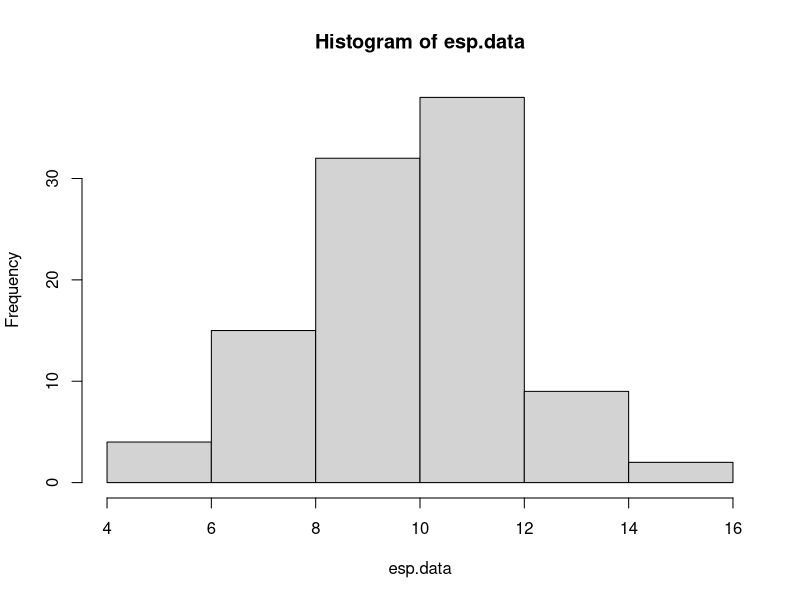
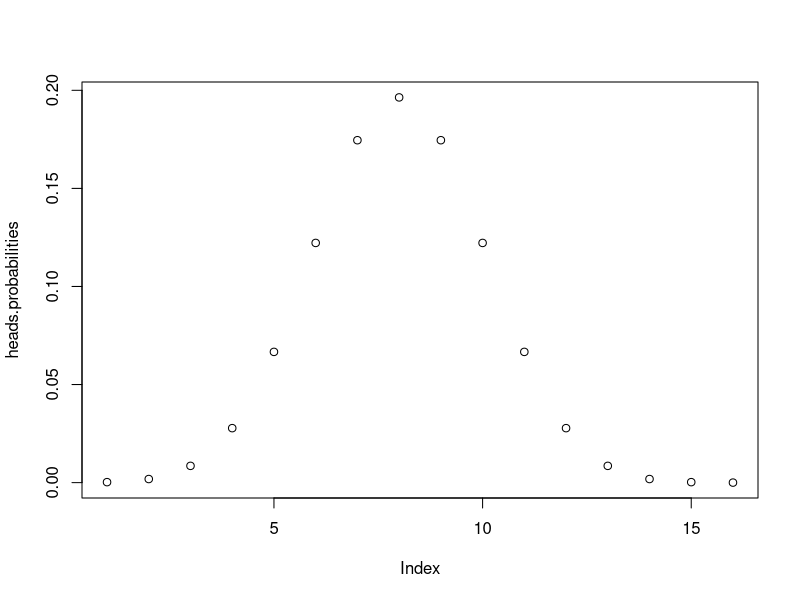
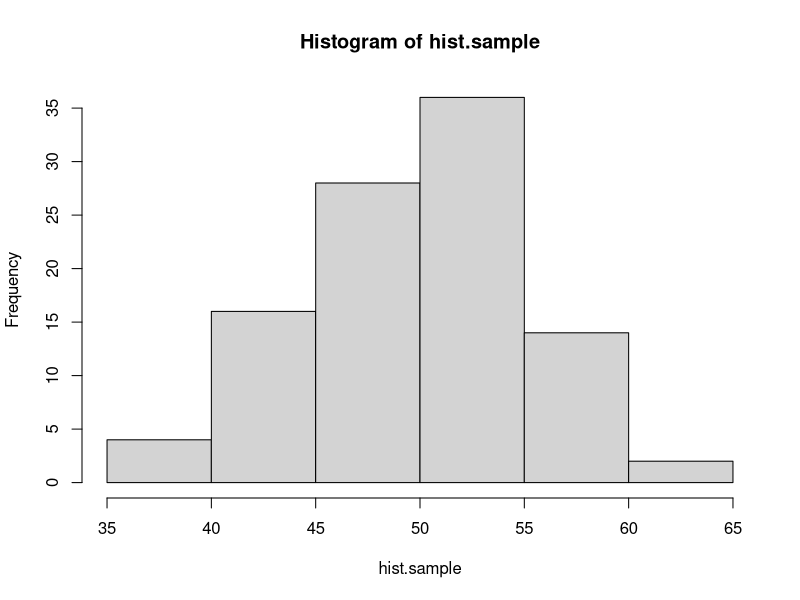
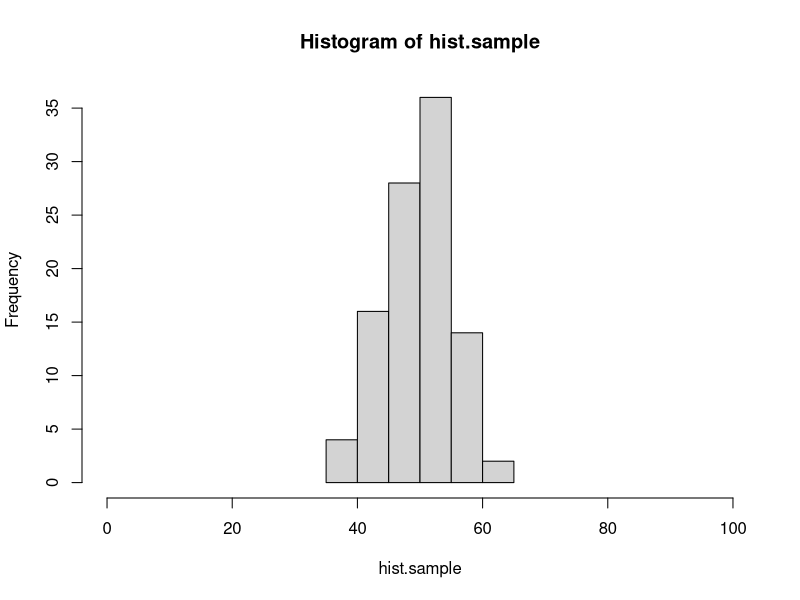
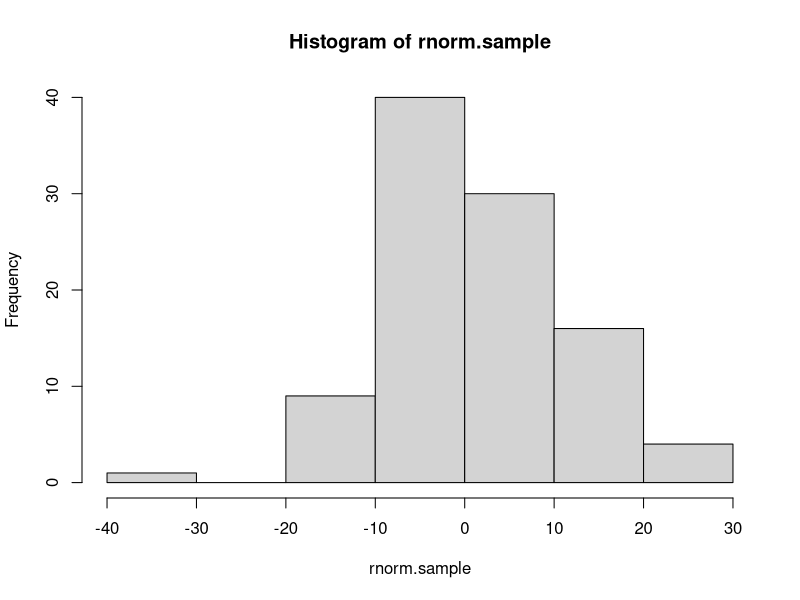
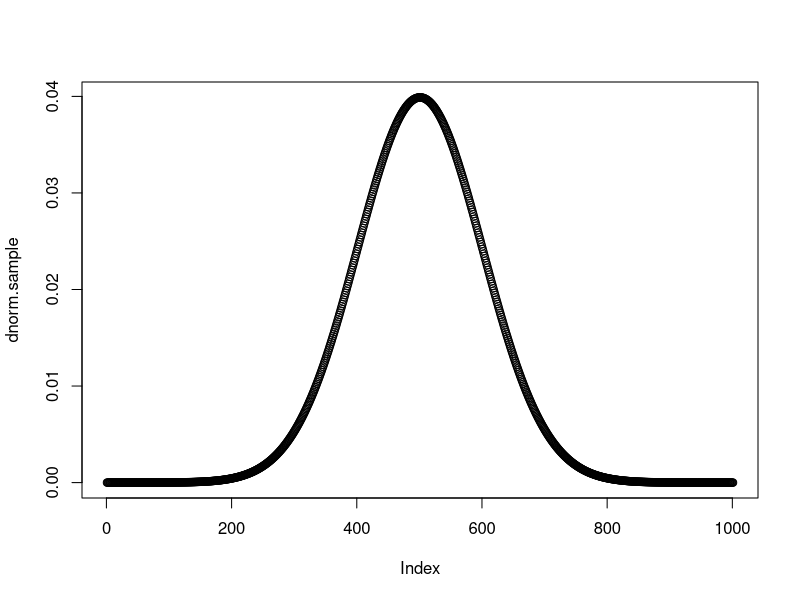
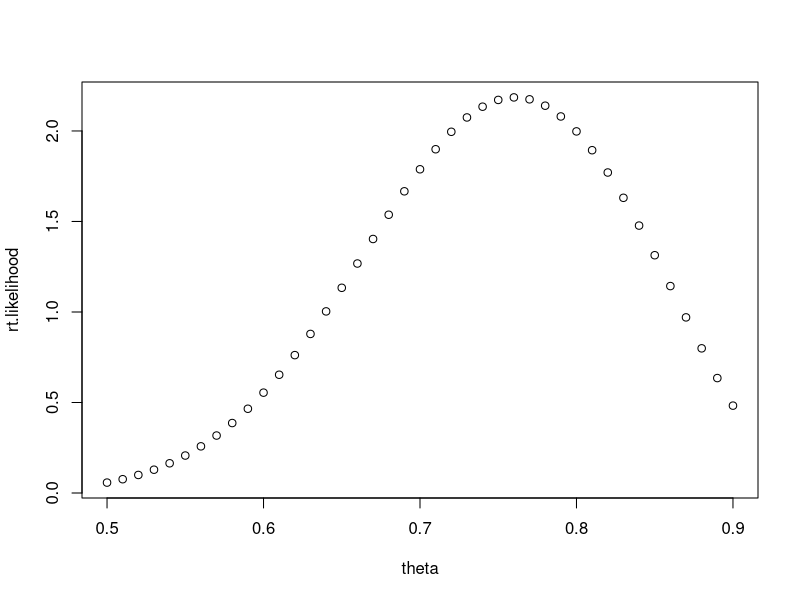
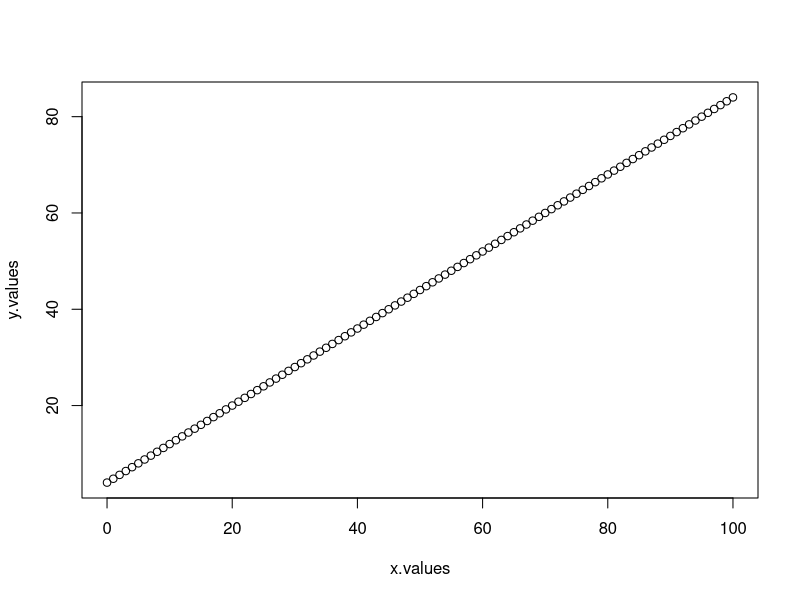

Write R code to recreate these figures, in order.
#### practice with probability distributions ####

# calculating the likelihood requires understanding how to work
# with probability distributions. let's start with the binomial
# distribution.

# the binomial distribution describes the number of "success" in
# some number of "trials" given some probability of success. it 
# is the "coin flipping" distribution. 

# in R, we can draw a sample from a binomial distribution with rbinom()
# this isn't the first time you've seen rbinom, but here it is again, 
# with the parameters spelled out. you can try changing these to explore
# how the function works.

number.of.samples <- 2
number.of.trials.per.sample <- 10
probability.of.success <- 0.7

rbinom(number.of.samples, number.of.trials.per.sample, probability.of.success)

# below, use rbinom to create sample data for the following scenario.
# an experiment tests whether subjects have ESP. 100 subjects are each given
# the opportunity to predict whether a randomly generated number is odd or even.
# each subject makes 20 guesses.
# of course, ESP doesn't exist, so the probability of a successful guess is 0.50.
# store the result in a vector called esp.data

esp.data <- rbinom(100,20,0.5)

# a quick way to visualize a distribution is with the hist() function:
hist(esp.data)

# what if we want to know the probability of someone getting exactly 10 guesses
# correct out of 20, if they are randomly guessing? for that we use the density
# function of the binomial: dbinom()

value.to.check <- 10
number.of.trials <- 20
probability.of.success <- 0.5

dbinom(value.to.check, number.of.trials, probability.of.success)

# use dbinom to find out the probability of someone answering 87 out of 100
# questions correctly, if they have a 0.9 probability of giving a correct answer
# for each individual question.

dbinom(87,100,0.9)

# with dbinom, you can use a vector as the first argument, to check the probability
# of multiple values at the same time:

values <- c(3, 4, 5)
dbinom(values, 8, 0.5)

# using this shortcut, *plot* the full distribution (probability mass function)
# for flipping 16 fair coins, counting the total number of heads.
# hint: create one vector for the different possible outcomes
#       then use dbinom to calculate the probability of all of the elements in the vector

heads <- c(1,2,3,4,5,6,7,8,9,10,11,12,13,14,15,16)
heads.probabilities <- dbinom(heads,16,0.5)
plot(heads.probabilities)

# quick detour #

# here's a quick tip about plot() or hist()
# if you want to change the range on the x-axis, you can use the xlim argument:

hist.sample <- rbinom(100, 100, 0.5)
hist(hist.sample)
hist(hist.sample, xlim=c(0,100)) # compare this plot to the line above.

# the normal distribution ##

# normal (gaussian) distributions are characterized by two parameters: mean and standard deviation
# the mean is the the location of the peak of the distribution, and the sd controls the width.
# the smaller the sd, the more peaked the distribution is in the center.

# like the binomial, there are rnorm() and dnorm() functions.

# generate 100 samples from a normal distribution with mean 0 and standard deviation 10.
# then use hist() to create a histogram of these samples.

rnorm.sample <- rnorm(100,mean = 0, sd = 10)
hist(rnorm.sample)

# now plot the probability density function of this distribution.
# use the same strategy as you did above with the binomial to find the density of the normal
# distribution with mean 0 and sd 10 for values between -50 and 50. the distribution is continuous
# so, choose a reasonably small step size between values (remember the seq() function).

dnorm.sample <- dnorm(seq(-50,50,by=0.1),mean=0,sd=10)
plot(dnorm.sample)

#### practice calculating likelihoods ####

# here's some data from 10 participants in an ESP experiment like the one described
# above. each subject had 20 guesses. the number of correct guesses is reported.

esp.practice.data <- data.frame(subject=1:10, n.correct=c(11,10,6,10,6,12,10,8,9,11))

# calculate the likelihood (regular, not log) for this data for three different values
# of the probability of success parameter: 0.4, 0.5, and 0.6.
# hint: prod() will multiple all elements of a vector together.

first.likelihood <- prod(dbinom(esp.practice.data$n.correct, 20, 0.4))
second.likelihood <- prod(dbinom(esp.practice.data$n.correct, 20, 0.5))
third.likelihood <- prod(dbinom(esp.practice.data$n.correct, 20, 0.6))

# which parameter value of those options is most likely?

#the second, 0.5

# here is a sample of response times for a single subject from a rapid decision making experiment.
rt.sample <- c(391.5845, 411.9970, 358.6373, 505.3099, 616.2892, 481.0751, 422.3132, 511.7213, 205.2692, 522.3433, 370.1850,
               517.4617, 332.3344, 316.8760, 395.5431, 231.7831, 399.8646, 238.9064, 299.7924, 474.7512, 271.6326, 423.4861,
               379.7867, 212.7789, 233.8291, 472.4591, 534.2131, 453.9655, 408.3443, 352.3001)

# calculate the **log** likelihood for this data assuming that it is generated by a normal
# distribution for each of the following parameters. 
# hint: sum() adds the numbers in a vector. log() is the natural log function, or log=T for dnorm().

# 1) mean 350, sd 50
sum(dnorm(rt.sample,350,50,log=T))
#-222.2521

# 2) mean 400, sd 50
sum(dnorm(rt.sample,400,50,log=T))
#-212.3154

# 3) mean 450, sd 50
sum(dnorm(rt.sample,450,50,log=T))
#-232.3787

# 4) mean 350, sd 100
sum(dnorm(rt.sample,350,100,log=T))
#-185.0541

# 5) mean 400, sd 100
sum(dnorm(rt.sample,400,100,log=T))
#-182.5699

# 6) mean 450, sd 100
sum(dnorm(rt.sample,450,100,log=T))
#-187.5857

# which parameter set has the highest likelihood?
#The set with mean 400 and sd 100

# here is a set of data for a subject in a categorization experiment, modeled with GCM.
# calculate the log likelihood of the parameters in the model (which i am not showing you).
# the point here is to know what to do when the model gives you a predicted probability
# of a response, and the data is either that response or not that response.
# hint: add a new column indicating the likelihood of each response, using mapply. then convert to log and add.
# if you do this correctly, the answer is -10.84249.

gcm.practice.data <- data.frame(correct.response = c(T, T, T, T, F, T, T, F, T, T, T, F, F, T, T, F, T, T, T, T),
                                gcm.probability.correct = c(0.84, 0.80, 0.84, 0.80, 0.79, 0.86, 0.89, 0.87, 0.69, 0.85, 0.75,
                                                            0.74, 0.82, 0.85, 0.87, 0.69, 0.83, 0.87, 0.80, 0.76))

gcm.practice.data$likelihood <- mapply(function(x,y){
  if(x==TRUE) {
    return(y)
  }
  else {
    return(1-y)
  }
},gcm.practice.data$correct.response,gcm.practice.data$gcm.probability.correct)

#### maximum likelihood estimation ####

# the same search strategies we used for parameter fitting with rmse can be used with likelihoods,
# including grid search.

# here are the number of correct responses each subject gave in an experiment in which they had to
# decide if two images were the same or different. there were 40 trials for each subject
same.diff.data <- c(32, 29, 31, 34, 26, 29, 31, 34, 29, 31, 30, 29, 31, 34, 33, 27, 32, 29, 29, 27)

# we can model this experiment's data as 40 coin flips for each subject. use grid search to plot the likelihood
# function for values of theta (probability of a correct response) between 0.5 and 0.9, in steps of 0.01.
# start by writing a function that calculates the likelihood (not log) for the entire set of data given a value of theta.

theta <- seq(0.5,0.9,by=0.01)

calculate.likelihood <- function(theta) {
  likelihoodness <- dbinom(same.diff.data,40,theta)
  total.sum <- sum(likelihoodness)
  return(total.sum)
}

# then use sapply to run the function for each possible value of theta in the set. use seq() to generate the
# set of possible values. plot the set of values on the x axis and the corresponding likelihoods on the y axis.

rt.likelihood <- sapply(theta,calculate.likelihood)

plot(theta,rt.likelihood)

# the "true" underlying value i used to generate the data was 0.75. does that match up with the grid search?
#yep

## mle with optim()

# in this section, you'll do model recovery for a descriptive model of the linear relationship 
# between two continuous variables.

# let's assume that variable y is a linear function of variable x, such that:
# y = 4 + 0.8x

# create a vector of x values from 0 to 100, and the corresponding vector of y values,
# then plot these with x values on the x axis, and y values on the y axis.

x.values <- seq(0,100,by=1)
y.values <- 4 + (0.8*x.values)

plot(x.values,y.values)

# now let's assume that the relationship between x and y isn't perfect. there's a bit of random
# noise. add a random sample from a normal distribution with mean 0 and sd 10 to each y value.
# hint: there are 101 y values, so you need 101 samples.

new.y.values <- ((4 + (0.8*x.values)) + sample(rnorm(1000,0,10),101,replace=TRUE))

# plot the data again, with the new noisy y values.

plot(x.values,new.y.values)

# there are three parameter values that control this plot,
# the intercept of the line: 4
# the slope of the line: 0.8
# the sd of the normal distribution: 10

# say that we observe a point of data, x = 20 and y = 27.
# the linear equation, y <- 4 + 0.8*x, predicts that when x is 20 y should also be 20.
4 + 0.8*20

# our model of this data assumes that the relationship is not perfect.
# we assume that there is noise so that when x is 20, the most likely value of y should be 4 + 0.8*x,
# but other values of y are possible. we describe the probability of different values of y with a normal
# distribution. when x is 20, then the normal distribution of y values is centered on 20, because the line
# says that y is 4 + 0.8x. using the normal distribution is helpful because it gives us a way to quantify
# how likely a value of 19 is compared to a value of 16, when x is 20.

# here's an example
x.observed <- 20
y.predicted <- 4 + 0.8*x.observed

# to find out the probability of y.observed=20, use dnorm()
# the mean of the normal distribution should be y.predicted (the distribution is centered on the line)
# and the sd of the normal is a parameter we will estimate, but for the demo below, is set to 10.
y.observed <- 20
dnorm(y.observed, y.predicted, 10)

# write the code to see how likely it is that y will be 33 when x is 29? (assuming sd = 10)
# the correct answer is 0.03371799...

dnorm(33,27.2,10)

# now generalize your solution to compute the likelihood of each value of y that you generated above.
# in other words, write the code that takes a vector of x and y values, and returns the probability
# of each pair given that the relationship between x and y is y <- 4 + 0.8*x and the normal distribution has an sd of 10.

likelihood.function <- function(x,y) {
  predicted.y <- (4 + (0.8*x))
  return(dnorm(y,predicted.y,10))
}

dnorm(new.y.values,y.values,10)

# now generalize your solution one step further. write a function that takes in a vector of parameters,
# where parameters[1] is the intercept, parameters[2] is the slope, and parameters[3] is the sd of the normal,
# and returns the total **negative log likelihood**. remember, we want the negative log likelihood because
# optim() will find the set of parameters that minimizes a function.

x.values <- seq(0,100,by=1)
y.values <- 4 + (0.8*x.values)

new.y.values <- ((4 + (0.8*x.values)) + sample(rnorm(1000,0,10),101,replace=TRUE))

generalized.likelihood.function <- function(parameters) {
  intercept <- parameters[1]
  slope <- parameters[2]
  sd <- parameters[3]
  
  return(sum(dnorm(new.y.values,y.values,10,log=T)))
}

# use optim() and Nelder-Mead to search for the best fitting parameters. remember to ensure that sd > 0
# and return NA if it is not.

likelihood.fit <- optim(c(4,0.8,10),generalized.likelihood.function,"Nelder-Mead")

# finally, plot the best fitting line on your points by using the abline() function, and the parameters that optim() found.
likelihood.fit

plot(x.values,new.y.values)
abline(a=likelihood.fit$par[1],b=likelihood.fit$par[2])
